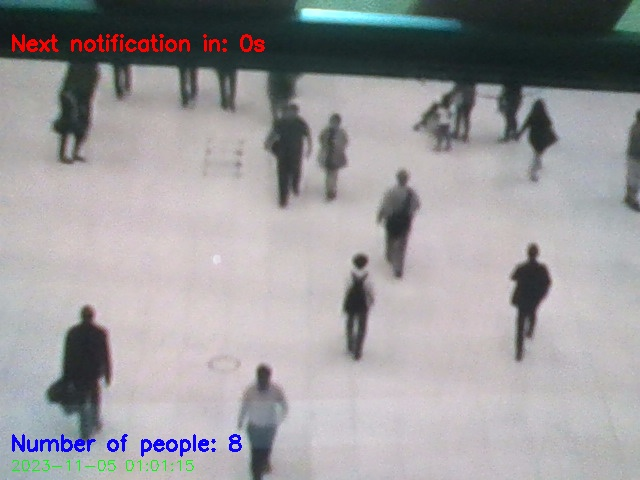
#> input picture snapshot.jpg, 640 x 480 px, given in place of the camera
$ python detection1.py
#> lines starting #> are read from the running program, lines starting #| are printed output that depends on the picture; after the words box and inside, x2 and y2 are one past the last pixel; in counts of white or black regions, pixels touching at a corner belong together
import numpy as np
import cv2

# Initialize the HOG descriptor/person detector
hog = cv2.HOGDescriptor()
hog.setSVMDetector(cv2.HOGDescriptor_getDefaultPeopleDetector())

cv2.startWindowThread()

# Open webcam video stream
cap = cv2.VideoCapture(0)

# The output will be written to output.avi
out = cv2.VideoWriter("output.avi", cv2.VideoWriter_fourcc(*"MJPG"), 15.0, (640, 480))

while True:
    # Capture frame-by-frame
    ret, frame = cap.read()
#> frame is the input picture: shape (480, 640, 3); mean B, G, R 156.4, 153.9, 155.6

    # Resizing for faster detection
    frame = cv2.resize(frame, (640, 480))
    # Using a greyscale picture for faster detection
    gray = cv2.cvtColor(frame, cv2.COLOR_RGB2GRAY)
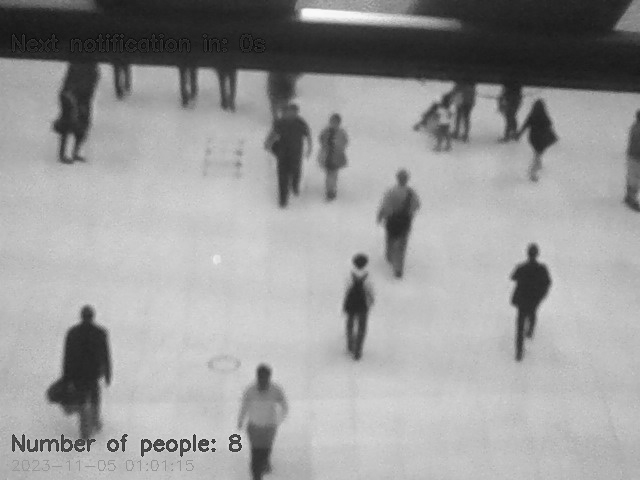
#> gray: shape (480, 640); min 9, max 250, mean 154.9

    # Detect people in the image
    # Returns the bounding boxes for the detected objects
    boxes, weights = hog.detectMultiScale(frame, winStride=(8, 8))
#> boxes = [[36, 13, 84, 168], [501, 64, 71, 142], [253, 83, 74, 148], [298, 92, 70, 141], [362, 154, 75, 149], [489, 223, 81, 162], [322, 237, 73, 145], [43, 284, 87, 175], [204, 0, 123, 245], [262, 46, 186, 372]]; weights = [1.08, 0.928, 2, 3.45, 2.65, 2.94, 3.04, 1.97, 0.0783, 1.58]

    boxes = np.array([[x, y, x + w, y + h] for (x, y, w, h) in boxes])
#> boxes = [[36, 13, 120, 181], [501, 64, 572, 206], [253, 83, 327, 231], [298, 92, 368, 233], [362, 154, 437, 303], [489, 223, 570, 385], [322, 237, 395, 382], [43, 284, 130, 459], [204, 0, 327, 245], [262, 46, 448, 418]]

    # Count the number of detected people
    num_people = len(boxes)
#> num_people = 10

    # Draw a label at the top of the frame to show the number of detected people
    label = f"Number of People: {num_people}"
#> label = 'Number of People: 10'
    cv2.putText(frame, label, (10, 30), cv2.FONT_HERSHEY_SIMPLEX, 1, (0, 255, 0), 2)
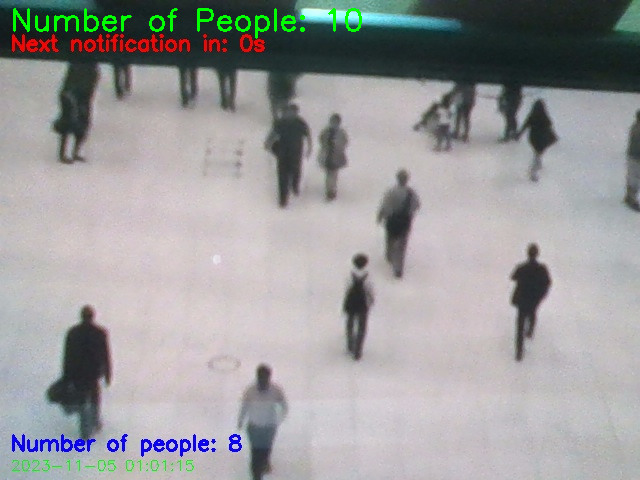
#> frame: shape (480, 640, 3); 0.72% of pixels changed, all inside (x1, y1, x2, y2) = (13, 8, 362, 39)

    for i, (xA, yA, xB, yB) in enumerate(boxes):
        # Display the detected boxes in the color picture
        cv2.rectangle(frame, (xA, yA), (xB, yB), (0, 255, 0), 2)

        # Display the label above the detected person
        person_label = f"Person{i + 1}"
        cv2.putText(
            frame,
            person_label,
            (xA, yA - 10),
            cv2.FONT_HERSHEY_SIMPLEX,
            0.5,
            (0, 255, 0),
            2,
        )
#> this loop made 10 passes
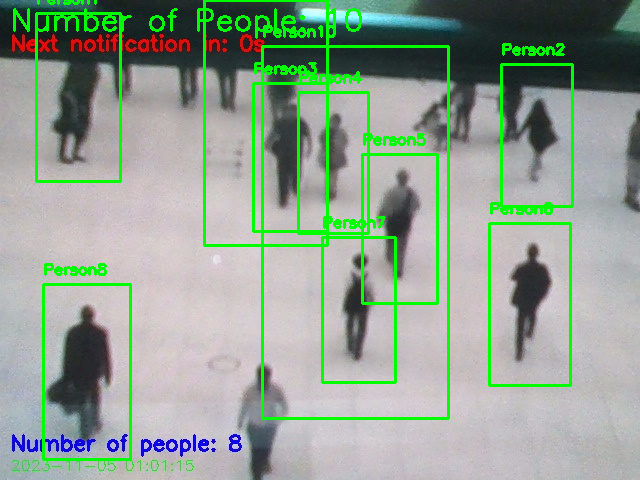
#> frame: shape (480, 640, 3); 6.24% of pixels changed, all inside (x1, y1, x2, y2) = (35, 0, 574, 461)

    # Write the output video
    out.write(frame.astype("uint8"))
    # Display the resulting frame
    cv2.imshow("frame", frame)
    if cv2.waitKey(1) & 0xFF == ord("q"):
#> (key q is pressed here)
        break

# When everything is done, release the capture
cap.release()
# Release the output
out.release()
# Finally, close the window
cv2.destroyAllWindows()
cv2.waitKey(1)
